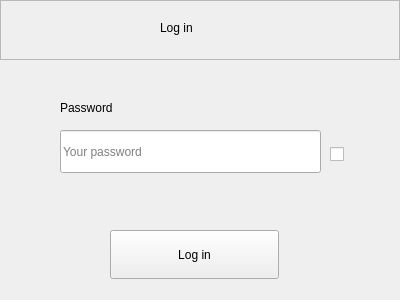
<?xml version="1.0" encoding="UTF-8"?>
<ui version="4.0">
 <class>Connection</class>
 <widget class="QWidget" name="Connection">
  <property name="geometry">
   <rect>
    <x>0</x>
    <y>0</y>
    <width>400</width>
    <height>300</height>
   </rect>
  </property>
  <property name="windowTitle">
   <string>Form</string>
  </property>
  <widget class="QFrame" name="topFrame">
   <property name="geometry">
    <rect>
     <x>0</x>
     <y>0</y>
     <width>400</width>
     <height>60</height>
    </rect>
   </property>
   <property name="frameShape">
    <enum>QFrame::StyledPanel</enum>
   </property>
   <property name="frameShadow">
    <enum>QFrame::Raised</enum>
   </property>
   <widget class="QLabel" name="title">
    <property name="geometry">
     <rect>
      <x>160</x>
      <y>10</y>
      <width>79</width>
      <height>35</height>
     </rect>
    </property>
    <property name="text">
     <string>Log in</string>
    </property>
   </widget>
  </widget>
  <widget class="QPushButton" name="loginBtn">
   <property name="geometry">
    <rect>
     <x>110</x>
     <y>230</y>
     <width>169</width>
     <height>49</height>
    </rect>
   </property>
   <property name="text">
    <string>Log in</string>
   </property>
  </widget>
  <widget class="QLabel" name="informationLabel">
   <property name="geometry">
    <rect>
     <x>120</x>
     <y>190</y>
     <width>144</width>
     <height>23</height>
    </rect>
   </property>
   <property name="font">
    <font>
     <pointsize>7</pointsize>
    </font>
   </property>
   <property name="text">
    <string/>
   </property>
  </widget>
  <widget class="QLabel" name="passwordLabel">
   <property name="geometry">
    <rect>
     <x>60</x>
     <y>90</y>
     <width>127</width>
     <height>35</height>
    </rect>
   </property>
   <property name="text">
    <string>Password</string>
   </property>
  </widget>
  <widget class="QLineEdit" name="passwordTf">
   <property name="geometry">
    <rect>
     <x>60</x>
     <y>130</y>
     <width>261</width>
     <height>43</height>
    </rect>
   </property>
   <property name="font">
    <font>
     <bold>false</bold>
    </font>
   </property>
   <property name="acceptDrops">
    <bool>true</bool>
   </property>
   <property name="echoMode">
    <enum>QLineEdit::Password</enum>
   </property>
   <property name="readOnly">
    <bool>false</bool>
   </property>
   <property name="placeholderText">
    <string>Your password</string>
   </property>
  </widget>
  <widget class="QCheckBox" name="viewPwd">
   <property name="geometry">
    <rect>
     <x>330</x>
     <y>140</y>
     <width>28</width>
     <height>29</height>
    </rect>
   </property>
   <property name="text">
    <string/>
   </property>
  </widget>
 </widget>
 <resources/>
 <connections/>
</ui>
